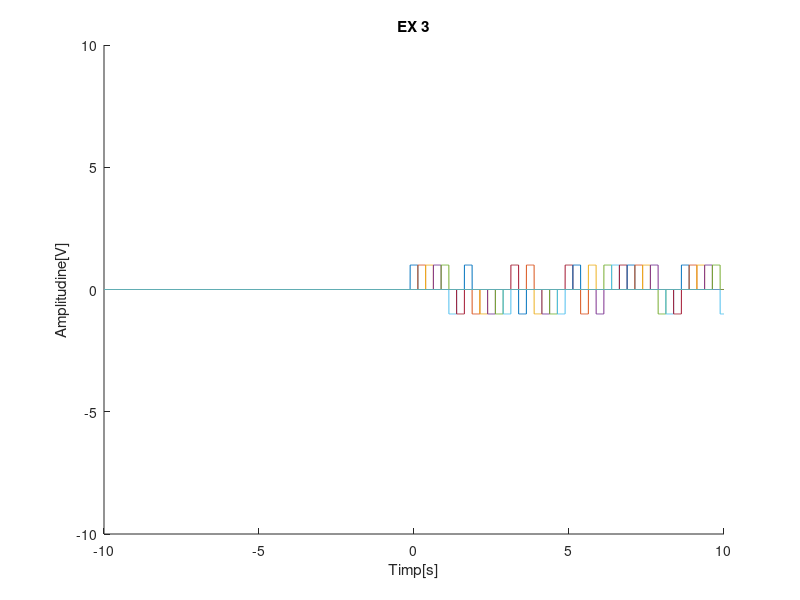
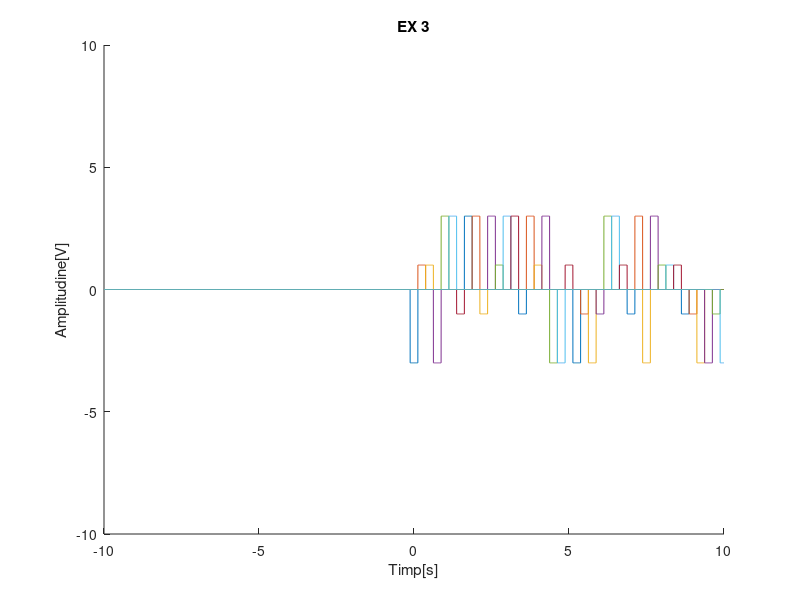
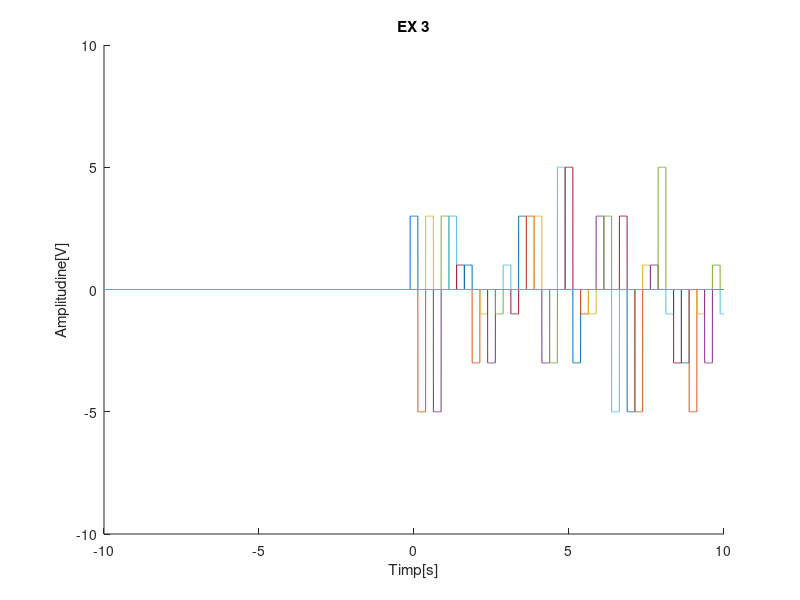
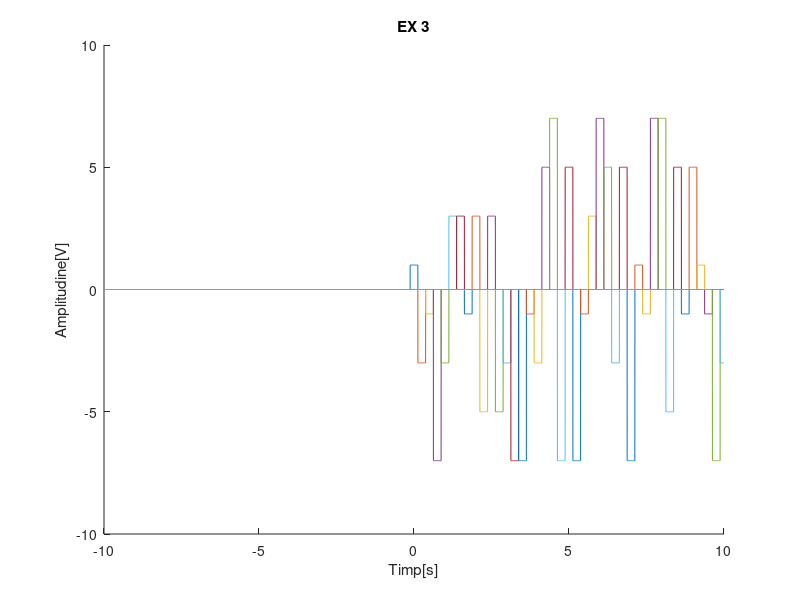

Write MATLAB code to recreate these figures, in order.
close all;
%pasul = 0.002
%a)
figure(1);

T=10;
t= -T:0.002:T;
nivel = [-1 1];
hold on;
for n=0:0.25:10
y = datasample(nivel, 1);
plot(t, y*rectpuls(t-n, 0.25));
end
axis([-10 10 -10 10]);
title('EX 3');
xlabel('Timp[s]');
ylabel('Amplitudine[V]');


%b)
figure (2);
T=10;
t= -T:0.002:T;
nivel1 = [-3 -1 1 3];
hold on;
for n=0:0.25:10
y = datasample(nivel1, 1);
plot(t, y*rectpuls(t-n, 0.25));
end
axis([-10 10 -10 10]);
title('EX 3');
xlabel('Timp[s]');
ylabel('Amplitudine[V]');

%c)
figure(3);
T=10;
t= -T:0.002:T;
nivel2 = [-5 -3 -1 1 3 5];
hold on;
for n=0:0.25:10
y = datasample(nivel2, 1);
plot(t, y*rectpuls(t-n, 0.25));
end
axis([-10 10 -10 10]);
title('EX 3');
xlabel('Timp[s]');
ylabel('Amplitudine[V]');

%d)
figure(4);
T=10;
t= -T:0.002:T;
nivel3 = [-7 -5 -3 -1 1 3 5 7];
hold on;
for n=0:0.25:10
y = datasample(nivel3, 1);
plot(t, y*rectpuls(t-n, 0.25));
end
axis([-10 10 -10 10]);
title('EX 3');
xlabel('Timp[s]');
ylabel('Amplitudine[V]');
